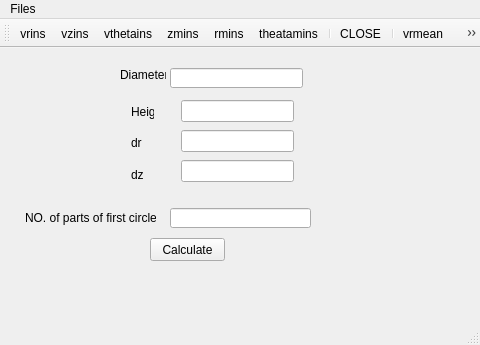
<?xml version="1.0" encoding="UTF-8"?>
<ui version="4.0">
 <class>MainWindow</class>
 <widget class="QMainWindow" name="MainWindow">
  <property name="geometry">
   <rect>
    <x>0</x>
    <y>0</y>
    <width>480</width>
    <height>345</height>
   </rect>
  </property>
  <property name="windowTitle">
   <string>MainWindow</string>
  </property>
  <widget class="QWidget" name="centralWidget">
   <widget class="QPushButton" name="pushButton">
    <property name="geometry">
     <rect>
      <x>150</x>
      <y>190</y>
      <width>75</width>
      <height>23</height>
     </rect>
    </property>
    <property name="text">
     <string>Calculate</string>
    </property>
   </widget>
   <widget class="QLineEdit" name="lineEdit">
    <property name="geometry">
     <rect>
      <x>170</x>
      <y>20</y>
      <width>133</width>
      <height>20</height>
     </rect>
    </property>
   </widget>
   <widget class="QLabel" name="label">
    <property name="geometry">
     <rect>
      <x>120</x>
      <y>20</y>
      <width>46</width>
      <height>13</height>
     </rect>
    </property>
    <property name="text">
     <string>Diameter</string>
    </property>
   </widget>
   <widget class="QLineEdit" name="lineEdit4">
    <property name="geometry">
     <rect>
      <x>170</x>
      <y>160</y>
      <width>141</width>
      <height>20</height>
     </rect>
    </property>
   </widget>
   <widget class="QLabel" name="label_6">
    <property name="geometry">
     <rect>
      <x>25</x>
      <y>160</y>
      <width>131</width>
      <height>20</height>
     </rect>
    </property>
    <property name="text">
     <string>NO. of parts of first circle</string>
    </property>
   </widget>
   <widget class="QWidget" name="">
    <property name="geometry">
     <rect>
      <x>120</x>
      <y>40</y>
      <width>45</width>
      <height>110</height>
     </rect>
    </property>
    <layout class="QVBoxLayout" name="verticalLayout">
     <item>
      <widget class="QLabel" name="label_2">
       <property name="text">
        <string>Height</string>
       </property>
      </widget>
     </item>
     <item>
      <widget class="QLabel" name="label_3">
       <property name="text">
        <string>dr</string>
       </property>
      </widget>
     </item>
     <item>
      <widget class="QLabel" name="label_4">
       <property name="text">
        <string>dz</string>
       </property>
      </widget>
     </item>
    </layout>
   </widget>
   <widget class="QWidget" name="">
    <property name="geometry">
     <rect>
      <x>170</x>
      <y>39</y>
      <width>135</width>
      <height>111</height>
     </rect>
    </property>
    <layout class="QVBoxLayout" name="verticalLayout_2">
     <item>
      <widget class="QLineEdit" name="lineEdit1"/>
     </item>
     <item>
      <widget class="QLineEdit" name="lineEdit2"/>
     </item>
     <item>
      <widget class="QLineEdit" name="lineEdit3"/>
     </item>
    </layout>
   </widget>
  </widget>
  <widget class="QMenuBar" name="menuBar">
   <property name="geometry">
    <rect>
     <x>0</x>
     <y>0</y>
     <width>480</width>
     <height>21</height>
    </rect>
   </property>
   <widget class="QMenu" name="menuFiles">
    <property name="title">
     <string>Files</string>
    </property>
    <widget class="QMenu" name="menuInput">
     <property name="title">
      <string>Input</string>
     </property>
     <addaction name="actionVrins"/>
     <addaction name="actionVzins"/>
     <addaction name="actionVthetains"/>
     <addaction name="actionRzmins"/>
     <addaction name="actionRmins"/>
     <addaction name="actionTheatamins"/>
    </widget>
    <widget class="QMenu" name="menuOutput">
     <property name="title">
      <string>Output</string>
     </property>
     <addaction name="actionVrmean"/>
     <addaction name="actionVzmean"/>
     <addaction name="actionVthemean"/>
     <addaction name="actionRm"/>
     <addaction name="actionZm"/>
     <addaction name="actionThetam"/>
     <addaction name="actionNOC"/>
    </widget>
    <addaction name="menuInput"/>
    <addaction name="menuOutput"/>
    <addaction name="actionCLOSE"/>
   </widget>
   <addaction name="menuFiles"/>
  </widget>
  <widget class="QToolBar" name="mainToolBar">
   <attribute name="toolBarArea">
    <enum>TopToolBarArea</enum>
   </attribute>
   <attribute name="toolBarBreak">
    <bool>false</bool>
   </attribute>
   <addaction name="actionVrins"/>
   <addaction name="actionVzins"/>
   <addaction name="actionVthetains"/>
   <addaction name="actionRzmins"/>
   <addaction name="actionRmins"/>
   <addaction name="actionTheatamins"/>
   <addaction name="separator"/>
   <addaction name="actionCLOSE"/>
   <addaction name="separator"/>
   <addaction name="actionVrmean"/>
   <addaction name="actionVzmean"/>
   <addaction name="actionVthemean"/>
   <addaction name="actionRm"/>
   <addaction name="actionZm"/>
   <addaction name="actionThetam"/>
   <addaction name="actionNOC"/>
  </widget>
  <widget class="QStatusBar" name="statusBar"/>
  <action name="actionVrins">
   <property name="text">
    <string>vrins</string>
   </property>
  </action>
  <action name="actionVzins">
   <property name="text">
    <string>vzins</string>
   </property>
  </action>
  <action name="actionVthetains">
   <property name="text">
    <string>vthetains</string>
   </property>
  </action>
  <action name="actionRzmins">
   <property name="text">
    <string>zmins</string>
   </property>
  </action>
  <action name="actionRmins">
   <property name="text">
    <string>rmins</string>
   </property>
  </action>
  <action name="actionTheatamins">
   <property name="text">
    <string>theatamins</string>
   </property>
  </action>
  <action name="actionCLOSE">
   <property name="text">
    <string>CLOSE</string>
   </property>
  </action>
  <action name="actionVrmean">
   <property name="text">
    <string>vrmean</string>
   </property>
  </action>
  <action name="actionVzmean">
   <property name="text">
    <string>vzmean</string>
   </property>
  </action>
  <action name="actionVthemean">
   <property name="text">
    <string>vthetamean</string>
   </property>
  </action>
  <action name="actionRm">
   <property name="text">
    <string>rm</string>
   </property>
  </action>
  <action name="actionZm">
   <property name="text">
    <string>zm</string>
   </property>
  </action>
  <action name="actionThetam">
   <property name="text">
    <string>thetam</string>
   </property>
  </action>
  <action name="actionNOC">
   <property name="text">
    <string>NOC</string>
   </property>
  </action>
 </widget>
 <layoutdefault spacing="6" margin="11"/>
 <resources/>
 <connections/>
</ui>
